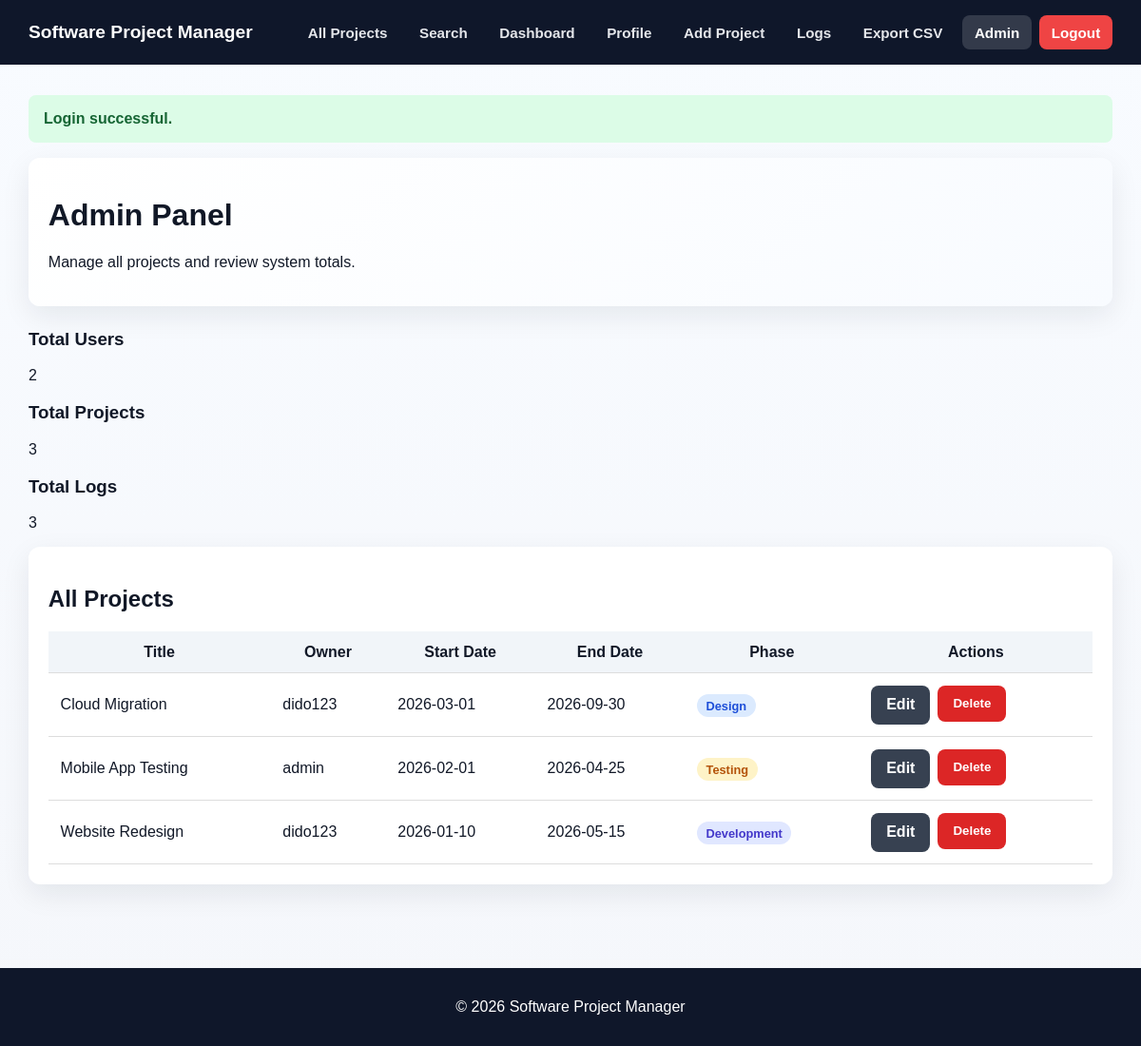
The page /public/admin.php (signed in) on the database its author committed.
### tables this page shows
CREATE TABLE projects (
    pid INT UNSIGNED AUTO_INCREMENT PRIMARY KEY,
    title VARCHAR(150) NOT NULL,
    start_date DATE NOT NULL,
    end_date DATE DEFAULT NULL,
    short_description TEXT NOT NULL,
    phase ENUM('design', 'development', 'testing', 'deployment', 'complete') NOT NULL,
    uid INT UNSIGNED NOT NULL,
    created_at TIMESTAMP DEFAULT CURRENT_TIMESTAMP,
    updated_at TIMESTAMP DEFAULT CURRENT_TIMESTAMP ON UPDATE CURRENT_TIMESTAMP,
    CONSTRAINT fk_projects_user
        FOREIGN KEY (uid) REFERENCES users(uid)
        ON DELETE CASCADE
        ON UPDATE CASCADE
);

CREATE TABLE users (
    uid INT UNSIGNED AUTO_INCREMENT PRIMARY KEY,
    username VARCHAR(50) NOT NULL UNIQUE,
    password VARCHAR(255) NOT NULL,
    email VARCHAR(100) NOT NULL UNIQUE,
    role ENUM('user', 'admin') NOT NULL DEFAULT 'user',
    created_at TIMESTAMP DEFAULT CURRENT_TIMESTAMP
);

### public/admin.php (the view, shortened to what this page needs)
<?php
require_once __DIR__ . '/../includes/functions.php';
$pdo = getPDO();
$userCount = (int) $pdo->query("SELECT COUNT(*) FROM users")->fetchColumn();
$projectCount = (int) $pdo->query("SELECT COUNT(*) FROM projects")->fetchColumn();
$logCount = (int) $pdo->query("SELECT COUNT(*) FROM project_logs")->fetchColumn();
$pagination = paginate($projectCount, 10);
$stmt = $pdo->prepare("
    SELECT p.pid, p.title, p.start_date, p.end_date, p.phase, u.username
    FROM projects p
    INNER JOIN users u ON p.uid = u.uid
    ORDER BY p.start_date DESC, p.pid DESC
    LIMIT :limit OFFSET :offset
");
$stmt->bindValue(':limit', $pagination['per_page'], PDO::PARAM_INT);
$stmt->bindValue(':offset', $pagination['offset'], PDO::PARAM_INT);
$stmt->execute();
$projects = $stmt->fetchAll();
require_once __DIR__ . '/../includes/header.php';
?>
<div class="card hero-card">
    <h1>Admin Panel</h1>
    <p class="small-text">Manage all projects and review system totals.</p>
</div>
<div class="summary-grid">
    <?= renderSummaryCard('Total Users', (string) $userCount) ?>
    <?= renderSummaryCard('Total Projects', (string) $projectCount) ?>
    <?= renderSummaryCard('Total Logs', (string) $logCount) ?>
</div>
<div class="card">
    <h2>All Projects</h2>
    <div class="table-wrap">
        <table>
            <thead>
                <tr>
                    <th>Title</th>
                    <th>Owner</th>
                    <th>Start Date</th>
                    <th>End Date</th>
                    <th>Phase</th>
                    <th>Actions</th>
                </tr>
            </thead>
            <tbody>
                <?php foreach ($projects as $project): ?>
                    <tr>
                        <td><?= e($project['title']) ?></td>
                        <td><?= e($project['username']) ?></td>
                        <td><?= e($project['start_date']) ?></td>
                        <td><?= e($project['end_date'] ?? 'Not set') ?></td>
                        <td><span class="badge badge-<?= e($project['phase']) ?>"><?= e(phaseLabel($project['phase'])) ?></span></td>
                        <td>
                            <div class="actions">
                                <a class="btn btn-secondary btn-sm" href="edit_project.php?id=<?= (int) $project['pid'] ?>">Edit</a>
                                <form method="GET" action="delete_project.php" class="inline-form">
                                    <button type="submit" class="btn btn-danger btn-sm">Delete</button>
                                </form>
                            </div>
                        </td>
                    </tr>
                <?php endforeach; ?>
            </tbody>
        </table>
    </div>
</div>
<?php require_once __DIR__ . '/../includes/footer.php'; ?>

### public/assets/css/style.css (style rules this page uses)
* { box-sizing: border-box; }
:root { --bg: #f5f7fb; --surface: #ffffff; --surface-alt: #f8fafc; --text: #111827; --muted: #6b7280; --primary: #2563eb; --primary-dark: #1d4ed8; --secondary: #374151; --secondary-dark: #1f2937; --danger: #dc2626; --danger-dark: #b91c1c; --success: #166534; --success-bg: #dcfce7; --error-bg: #fee2e2; --error-text: #991b1b; --border: #dbe2ea; --shadow: 0 10px 30px rgba(15, 23, 42, 0.08); --radius: 14px; }
body { margin: 0; font-family: Arial, Helvetica, sans-serif; background: linear-gradient(180deg, #f8fbff 0%, #f5f7fb 100%); color: var(--text); }
.card { background: #fff; padding: 1.3rem; border-radius: 12px; box-shadow: var(--shadow); margin-bottom: 1.5rem; }
.hero-card { background: linear-gradient(135deg, #ffffff 0%, #f8fbff 100%); }
button, .btn { background: var(--primary); color: #fff; padding: 0.7rem 1rem; border-radius: 8px; border: none; cursor: pointer; font-weight: bold; text-decoration: none; }
.btn-secondary { background: var(--secondary); }
.btn-danger { background: var(--danger); }
.actions { display: flex; gap: 0.5rem; flex-wrap: wrap; }
.table-wrap { overflow-x: auto; }
table { width: 100%; border-collapse: collapse; }
th, td { padding: 0.8rem; border-bottom: 1px solid #ddd; }
th { background: #f1f5f9; }
.badge { padding: 0.3rem 0.6rem; border-radius: 20px; font-size: 0.8rem; font-weight: bold; }
.badge-design { background: #dbeafe; color: #1d4ed8; }
.badge-development { background: #e0e7ff; color: #4338ca; }
.badge-testing { background: #fef3c7; color: #b45309; }

### rows shown on the page
projects: title "Cloud Migration", uid.username "dido123", start_date "2026-03-01", end_date "2026-09-30", phase "Design"
projects: title "Mobile App Testing", uid.username "admin", start_date "2026-02-01", end_date "2026-04-25", phase "Testing"
projects: title "Website Redesign", uid.username "dido123", start_date "2026-01-10", end_date "2026-05-15", phase "Development"

### other values the page prints
APP_NAME "Software Project Manager"
$flash['message'] "Login successful."
$title "Total Users Total Projects Total Logs"
$value "2 3 3"
